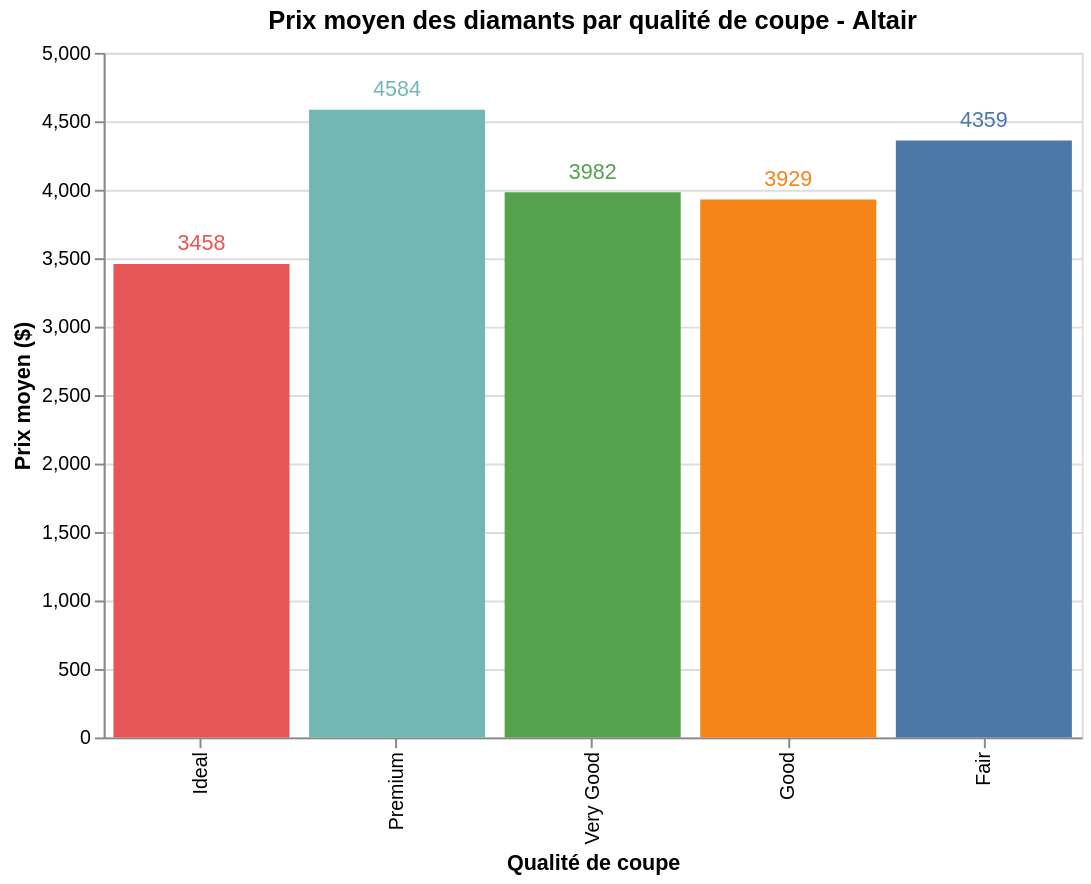

Write notebook code for a chart like this one.
### Code cell
# Prix moyen par qualité de coupe - Altair
chart = alt.Chart(avg_price_df).mark_bar().encode(
    x=alt.X('cut:N', 
            sort=['Ideal', 'Premium', 'Very Good', 'Good', 'Fair'],
            title='Qualité de coupe'),
    y=alt.Y('avg_price:Q', title='Prix moyen ($)'),
    color=alt.Color('cut:N', legend=None),
    tooltip=['cut', alt.Tooltip('avg_price:Q', format='.0f')]
).properties(
    title='Prix moyen des diamants par qualité de coupe - Altair',
    width=500,
    height=350
)

text = chart.mark_text(align='center', baseline='bottom', dy=-5).encode(
    text=alt.Text('avg_price:Q', format='.0f')
)

(chart + text)

### Figure 1 — Vega-Lite specification as saved in the notebook (floating-point values rounded to 4 significant figures)
{"config": {"view": {"continuousWidth": 300, "continuousHeight": 300}}, "layer": [{"mark": {"type": "bar"}, "encoding": {"color": {"field": "cut", "legend": null, "type": "nominal"}, "tooltip": [{"field": "cut", "type": "nominal"}, {"field": "avg_price", "format": ".0f", "type": "quantitative"}], "x": {"field": "cut", "sort": ["Ideal", "Premium", "Very Good", "Good", "Fair"], "title": "Qualité de coupe", "type": "nominal"}, "y": {"field": "avg_price", "title": "Prix moyen ($)", "type": "quantitative"}}, "title": "Prix moyen des diamants par qualité de coupe - Altair"}, {"mark": {"type": "text", "align": "center", "baseline": "bottom", "dy": -5}, "encoding": {"color": {"field": "cut", "legend": null, "type": "nominal"}, "text": {"field": "avg_price", "format": ".0f", "type": "quantitative"}, "tooltip": [{"field": "cut", "type": "nominal"}, {"field": "avg_price", "format": ".0f", "type": "quantitative"}], "x": {"field": "cut", "sort": ["Ideal", "Premium", "Very Good", "Good", "Fair"], "title": "Qualité de coupe", "type": "nominal"}, "y": {"field": "avg_price", "title": "Prix moyen ($)", "type": "quantitative"}}, "title": "Prix moyen des diamants par qualité de coupe - Altair"}], "data": {"name": "data-7f48906e64b990321e8aaaad6ae7df57"}, "height": 350, "width": 500, "$schema": "https://vega.github.io/schema/vega-lite/v6.1.0.json", "datasets": {"data-7f48906e64b990321e8aaaad6ae7df57": [{"cut": "Ideal", "avg_price": 3458.0}, {"cut": "Premium", "avg_price": 4584.0}, {"cut": "Very Good", "avg_price": 3982.0}, {"cut": "Good", "avg_price": 3929.0}, {"cut": "Fair", "avg_price": 4359.0}]}}
